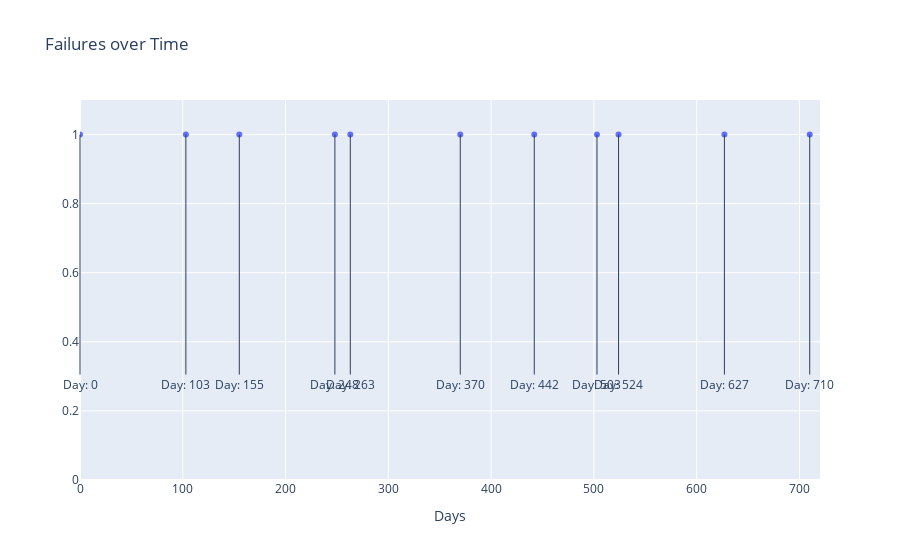

Write notebook code for a chart like this one.
### Code cell
iplot(figure)

### Figure 1 — Plotly figure (JSON) as saved in the notebook; plotly's stock layout.template omitted (floating-point values rounded to 4 significant figures)
{"data": [{"mode": "markers", "type": "scatter", "x": [0, 103, 155, 248, 263, 370, 442, 503, 524, 627, 710], "y": [1, 1, 1, 1, 1, 1, 1, 1, 1, 1, 1]}], "layout": {"annotations": [{"ax": 0, "ay": 250, "text": "Day: 0", "x": 0, "y": 1}, {"ax": 0, "ay": 250, "text": "Day: 103", "x": 103, "y": 1}, {"ax": 0, "ay": 250, "text": "Day: 155", "x": 155, "y": 1}, {"ax": 0, "ay": 250, "text": "Day: 248", "x": 248, "y": 1}, {"ax": 0, "ay": 250, "text": "Day: 263", "x": 263, "y": 1}, {"ax": 0, "ay": 250, "text": "Day: 370", "x": 370, "y": 1}, {"ax": 0, "ay": 250, "text": "Day: 442", "x": 442, "y": 1}, {"ax": 0, "ay": 250, "text": "Day: 503", "x": 503, "y": 1}, {"ax": 0, "ay": 250, "text": "Day: 524", "x": 524, "y": 1}, {"ax": 0, "ay": 250, "text": "Day: 627", "x": 627, "y": 1}, {"ax": 0, "ay": 250, "text": "Day: 710", "x": 710, "y": 1}], "title": {"text": "Failures over Time"}, "xaxis": {"range": [0, 720], "title": {"text": "Days"}}, "yaxis": {"range": [0, 1.1]}}}
